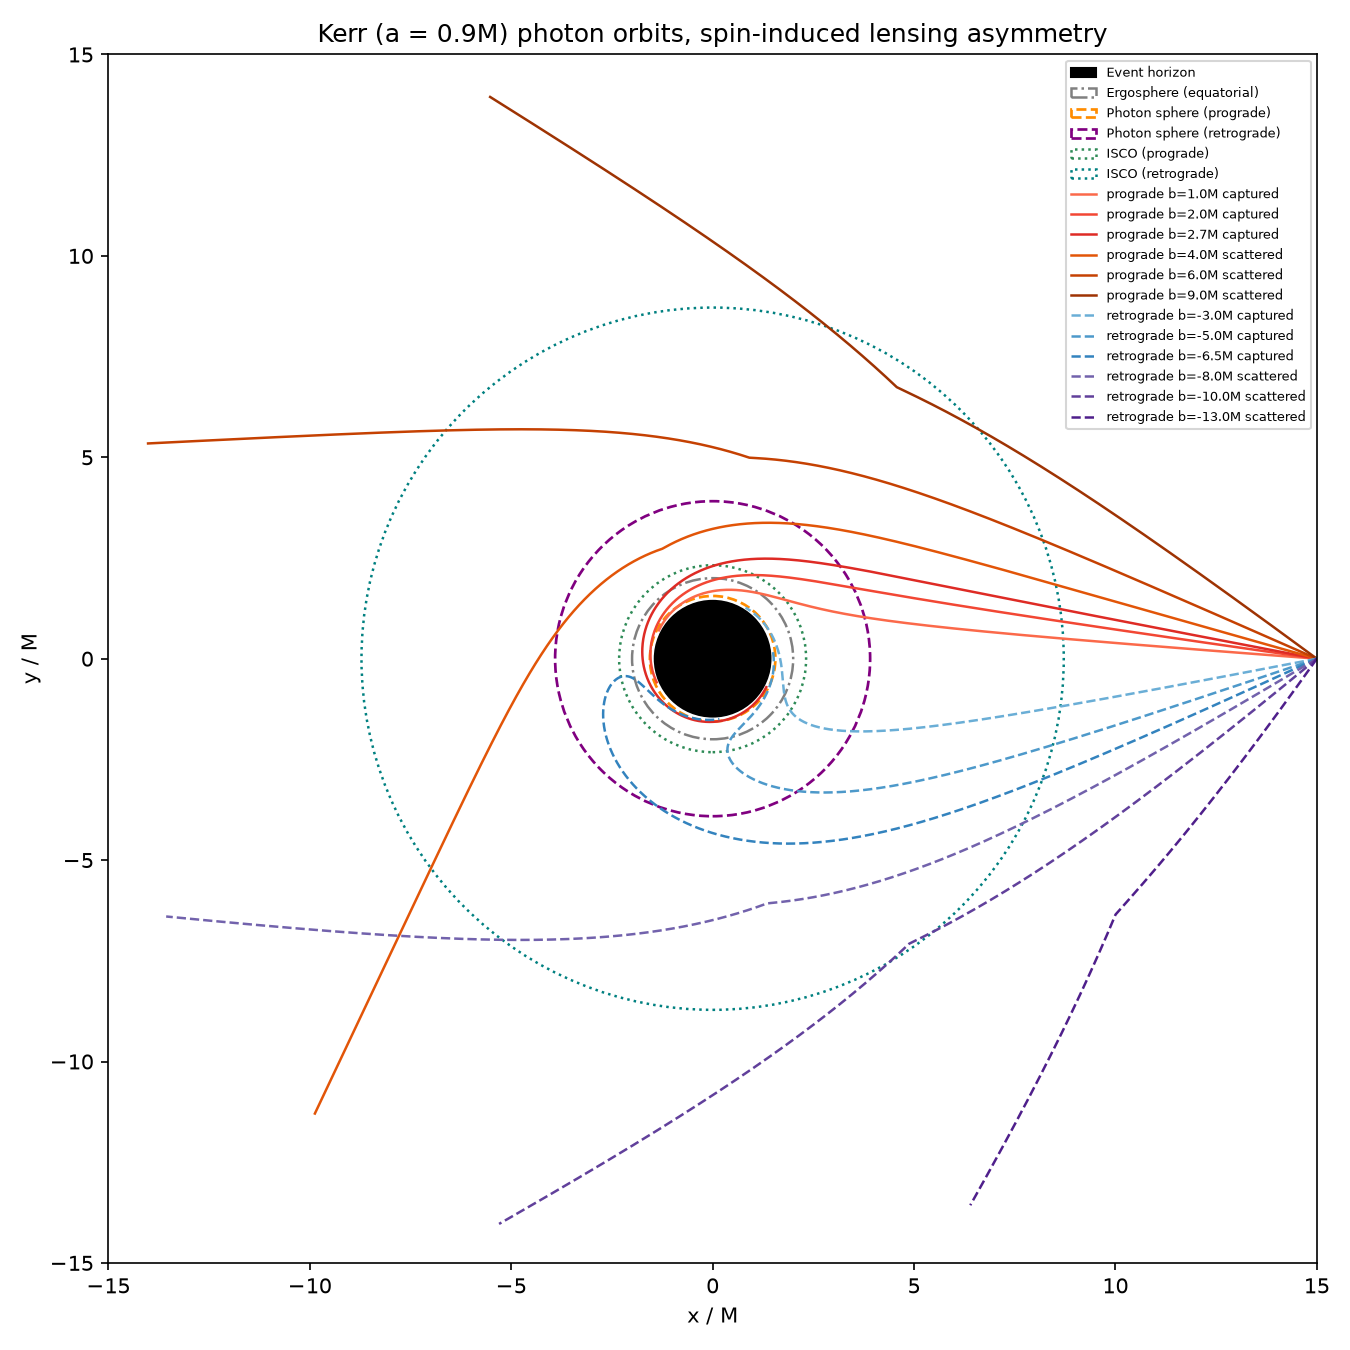

The Python source for this figure:
import numpy as np
from scipy.integrate import solve_ivp
from scipy.optimize import fsolve, brentq
import matplotlib.pyplot as plt
M = 1.0
a = 0.9
r_horizon = M + np.sqrt(M**2 - a**2)
r_ergo_equatorial = 2 * M
r_stop_horizon = r_horizon * 1.05
def R_photon(r, b):
    return r**4 + (a**2 - b**2) * r**2 + 2 * M * (b - a)**2 * r
def dR_photon_dr(r, b):
    return 4 * r**3 + 2 * (a**2 - b**2) * r + 2 * M * (b - a)**2
def phi_rate(r, b):
    Delta = r**2 - 2 * M * r + a**2
    return (-(a - b) + (a / Delta) * (r**2 + a**2 - a * b)) / r**2
def photon_sphere_eqs(vars):
    r, b = vars
    return [R_photon(r, b), dR_photon_dr(r, b)]
r_ph_pro, b_ph_pro = fsolve(photon_sphere_eqs, [2.0, 3.0])
r_ph_retro, b_ph_retro = fsolve(photon_sphere_eqs, [4.0, -6.0])
def Delta(r):
    return r**2 - 2 * M * r + a**2
def R_timelike(r, E, L):
    A = E * (r**2 + a**2) - a * L
    K = (L - a * E)**2
    return A**2 - Delta(r) * (r**2 + K)
def dR_timelike_dr_fd(r, E, L, h=1e-5):
    return (R_timelike(r + h, E, L) - R_timelike(r - h, E, L)) / (2 * h)
def d2R_timelike_dr2_fd(r, E, L, h=1e-4):
    return (R_timelike(r + h, E, L) - 2 * R_timelike(r, E, L) + R_timelike(r - h, E, L)) / h**2
def isco_eqs(vars):
    r, E, L = vars
    return [R_timelike(r, E, L), dR_timelike_dr_fd(r, E, L), d2R_timelike_dr2_fd(r, E, L)]
r_isco_pro, E_isco_pro, L_isco_pro = fsolve(isco_eqs, [6.0, 0.94, 3.6])
r_isco_retro, E_isco_retro, L_isco_retro = fsolve(isco_eqs, [6.0, 0.94, -3.6])
def integrate_photon(b, r0=15.0, lam_max=200.0):
    rs = np.linspace(r_stop_horizon, r0, 4000)
    Rs = R_photon(rs, b)
    sign_changes = np.where(np.diff(np.sign(Rs)) != 0)[0]
    r_min_true = None
    if len(sign_changes) > 0:
        idx = sign_changes[-1]
        r_min_true = brentq(lambda r: R_photon(r, b), rs[idx], rs[idx + 1])
    def rhs(lam, y, sign):
        r, phi = y
        Rval = max(R_photon(r, b), 0.0)
        dr = sign * np.sqrt(Rval) / r**2
        dphi = phi_rate(r, b)
        return [dr, dphi]
    r_pts, phi_pts = [], []
    y0 = [r0, 0.0]
    if r_min_true is None:
        def horizon_event(lam, y, sign):
            return y[0] - r_stop_horizon
        horizon_event.terminal = True
        horizon_event.direction = -1
        sol = solve_ivp(rhs, (0, lam_max), y0, args=(-1,), events=[horizon_event], max_step=0.01, rtol=1e-10, atol=1e-13)
        r_pts.append(sol.y[0])
        phi_pts.append(sol.y[1])
        captured = sol.status == 1
    else:
        r_turn = r_min_true * 1.02
        def turn_event(lam, y, sign):
            return y[0] - r_turn
        turn_event.terminal = True
        turn_event.direction = -1
        sol_in = solve_ivp(rhs, (0, lam_max), y0, args=(-1,), events=[turn_event], max_step=0.01, rtol=1e-10, atol=1e-13)
        r_pts.append(sol_in.y[0])
        phi_pts.append(sol_in.y[1])
        captured = False
        if sol_in.status == 1:
            y1 = sol_in.y[:, -1]
            def escape_event(lam, y, sign):
                return y[0] - r0
            escape_event.terminal = True
            escape_event.direction = 1
            sol_out = solve_ivp(rhs, (0, lam_max), y1, args=(1,), events=[escape_event], max_step=0.01, rtol=1e-10, atol=1e-13)
            r_pts.append(sol_out.y[0])
            phi_pts.append(sol_out.y[1])
    r_all = np.concatenate(r_pts)
    phi_all = np.concatenate(phi_pts)
    return r_all, phi_all, captured
prograde_b = [1.0, 2.0, 2.7, 4.0, 6.0, 9.0]
retrograde_b = [-3.0, -5.0, -6.5, -8.0, -10.0, -13.0]
prograde_trajectories = [(b, *integrate_photon(b)) for b in prograde_b]
retrograde_trajectories = [(b, *integrate_photon(b)) for b in retrograde_b]
print(f'Horizon: r+ = {r_horizon:.4f} M')
print(f'Ergosphere (equatorial): r = {r_ergo_equatorial:.4f} M')
print(f'Photon sphere prograde: r = {r_ph_pro:.4f} M, b_crit = {b_ph_pro:.4f} M')
print(f'Photon sphere retrograde: r = {r_ph_retro:.4f} M, b_crit = {b_ph_retro:.4f} M')
print(f'ISCO prograde: r = {r_isco_pro:.4f} M')
print(f'ISCO retrograde: r = {r_isco_retro:.4f} M')
fig, ax = plt.subplots(figsize=(9, 9))
horizon_circle = plt.Circle((0, 0), r_horizon, color='black', zorder=5, label='Event horizon')
ergo_circle = plt.Circle((0, 0), r_ergo_equatorial, color='gray', fill=False, linestyle='-.', linewidth=1.2, label='Ergosphere (equatorial)')
photon_sphere_pro_circle = plt.Circle((0, 0), r_ph_pro, color='darkorange', fill=False, linestyle='--', linewidth=1.3, label='Photon sphere (prograde)')
photon_sphere_retro_circle = plt.Circle((0, 0), r_ph_retro, color='purple', fill=False, linestyle='--', linewidth=1.3, label='Photon sphere (retrograde)')
isco_pro_circle = plt.Circle((0, 0), r_isco_pro, color='seagreen', fill=False, linestyle=':', linewidth=1.2, label='ISCO (prograde)')
isco_retro_circle = plt.Circle((0, 0), r_isco_retro, color='teal', fill=False, linestyle=':', linewidth=1.2, label='ISCO (retrograde)')
for circle in [horizon_circle, ergo_circle, photon_sphere_pro_circle, photon_sphere_retro_circle, isco_pro_circle, isco_retro_circle]:
    ax.add_patch(circle)
for i, (b, r_vals, phi_vals, captured) in enumerate(prograde_trajectories):
    x_vals = r_vals * np.cos(phi_vals)
    y_vals = r_vals * np.sin(phi_vals)
    color = plt.cm.Reds(0.5 + 0.45 * i / max(len(prograde_trajectories) - 1, 1)) if captured else plt.cm.Oranges(0.4 + 0.5 * i / max(len(prograde_trajectories) - 1, 1))
    status = 'captured' if captured else 'scattered'
    ax.plot(x_vals, y_vals, color=color, linewidth=1.2, linestyle='-', label=f'prograde b={b:.1f}M {status}')
for i, (b, r_vals, phi_vals, captured) in enumerate(retrograde_trajectories):
    x_vals = r_vals * np.cos(phi_vals)
    y_vals = r_vals * np.sin(phi_vals)
    color = plt.cm.Blues(0.5 + 0.45 * i / max(len(retrograde_trajectories) - 1, 1)) if captured else plt.cm.Purples(0.4 + 0.5 * i / max(len(retrograde_trajectories) - 1, 1))
    status = 'captured' if captured else 'scattered'
    ax.plot(x_vals, y_vals, color=color, linewidth=1.2, linestyle='--', label=f'retrograde b={b:.1f}M {status}')
ax.set_xlim(-15, 15)
ax.set_ylim(-15, 15)
ax.set_aspect('equal')
ax.set_xlabel('x / M')
ax.set_ylabel('y / M')
ax.set_title(f'Kerr (a = {a}M) photon orbits, spin-induced lensing asymmetry')
ax.legend(loc='upper right', fontsize=6, ncol=1)
fig.tight_layout()
fig.savefig('blackhole_kerr.png', dpi=150)
